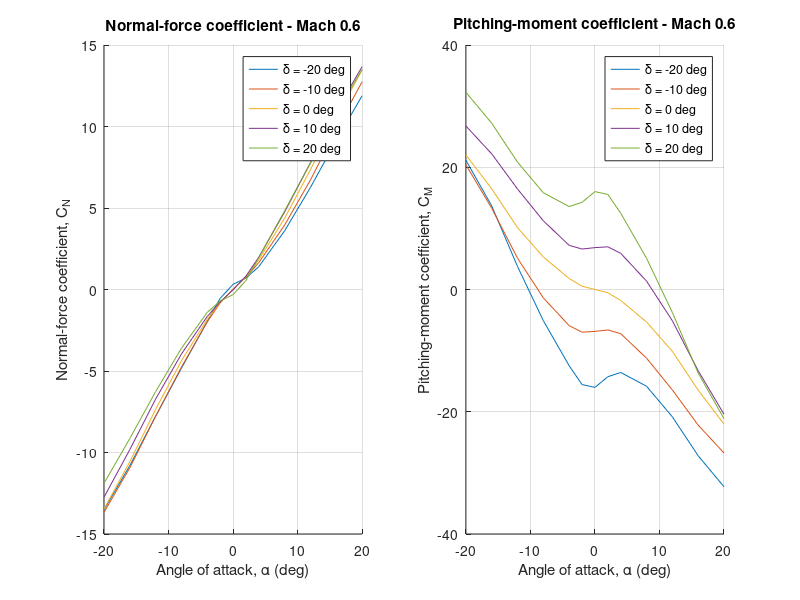
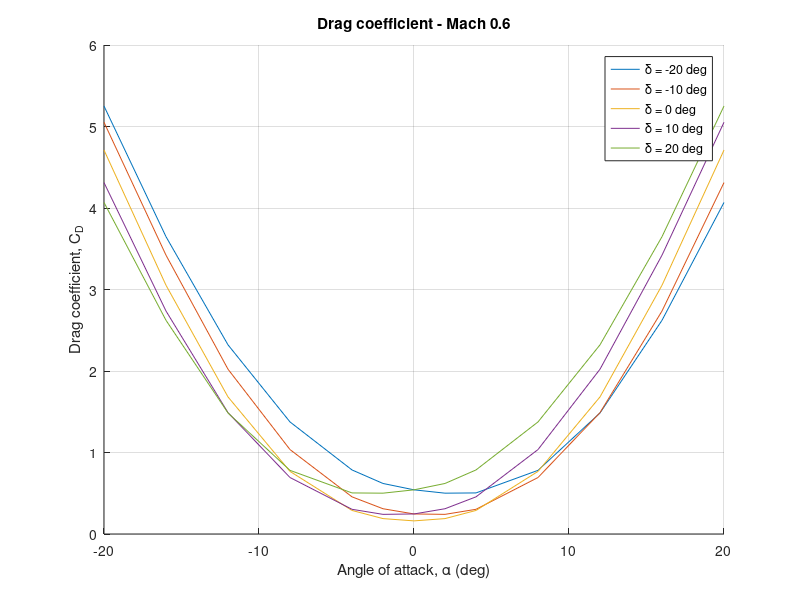
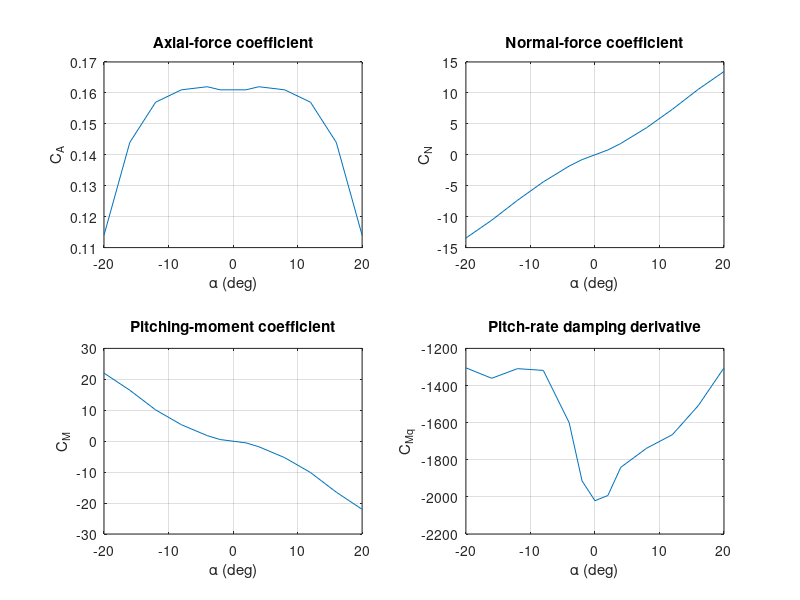

The MATLAB source for these figures, in order: (Note: this script raises an error after producing the figures.)
function export_exocet_aero_plots_en(outdir)

if nargin < 1
    outdir = 'C:\Users\mathe\p1-prj75\exocet_datcom_report\figures';
end

if ~exist(outdir, 'dir')
    mkdir(outdir);
end

load('M_aed.mat');

delta = dados.delta;
mach = dados.mach;
alpha = dados.alpha;
sel_delta = 1:5:numel(delta);

for im = 1:numel(mach)
    fig = figure('Color', 'w');
    subplot(1,2,1);
    hold on;
    for id = sel_delta
        plot(alpha, squeeze(M_CN(id, im, :)), 'DisplayName', sprintf('\\delta = %.0f deg', delta(id)));
    end
    grid on;
    xlabel('Angle of attack, \alpha (deg)');
    ylabel('Normal-force coefficient, C_N');
    title(sprintf('Normal-force coefficient - Mach %.1f', mach(im)));
    legend('Location', 'best');

    subplot(1,2,2);
    hold on;
    for id = sel_delta
        plot(alpha, squeeze(M_CM(id, im, :)), 'DisplayName', sprintf('\\delta = %.0f deg', delta(id)));
    end
    grid on;
    xlabel('Angle of attack, \alpha (deg)');
    ylabel('Pitching-moment coefficient, C_M');
    title(sprintf('Pitching-moment coefficient - Mach %.1f', mach(im)));
    legend('Location', 'best');
    exportgraphics(fig, fullfile(outdir, sprintf('aero_cm_cn_%02d.png', im)), 'Resolution', 220);
    close(fig);

    fig = figure('Color', 'w');
    hold on;
    for id = sel_delta
        plot(alpha, squeeze(M_CD(id, im, :)), 'DisplayName', sprintf('\\delta = %.0f deg', delta(id)));
    end
    grid on;
    xlabel('Angle of attack, \alpha (deg)');
    ylabel('Drag coefficient, C_D');
    title(sprintf('Drag coefficient - Mach %.1f', mach(im)));
    legend('Location', 'best');
    exportgraphics(fig, fullfile(outdir, sprintf('aero_cd_%02d.png', im)), 'Resolution', 220);
    close(fig);

    id0 = find(delta == 0, 1);
    if isempty(id0)
        id0 = ceil(numel(delta)/2);
    end
    fig = figure('Color', 'w');
    subplot(2,2,1);
    plot(alpha, squeeze(M_CA(id0, im, :))); grid on;
    xlabel('\alpha (deg)'); ylabel('C_A');
    title('Axial-force coefficient');
    subplot(2,2,2);
    plot(alpha, squeeze(M_CN(id0, im, :))); grid on;
    xlabel('\alpha (deg)'); ylabel('C_N');
    title('Normal-force coefficient');
    subplot(2,2,3);
    plot(alpha, squeeze(M_CM(id0, im, :))); grid on;
    xlabel('\alpha (deg)'); ylabel('C_M');
    title('Pitching-moment coefficient');
    subplot(2,2,4);
    plot(alpha, squeeze(M_CMQ(id0, im, :))); grid on;
    xlabel('\alpha (deg)'); ylabel('C_{Mq}');
    title('Pitch-rate damping derivative');
    sgtitle(sprintf('Aerodynamic coefficients at Mach %.1f, \\delta = 0 deg', mach(im)));
    exportgraphics(fig, fullfile(outdir, sprintf('aero_coef_%02d.png', im)), 'Resolution', 220);
    close(fig);
end

end
